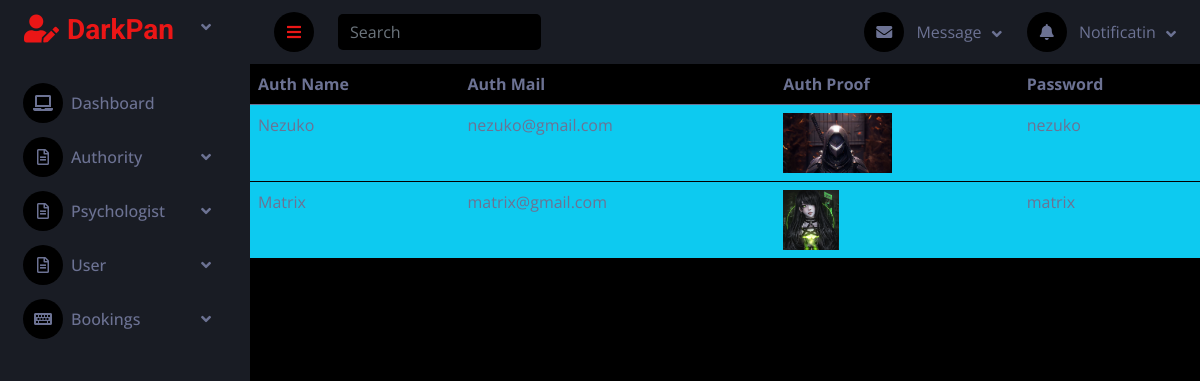
The page /atinfo on the database its author committed.
### authapp/models.py (models this page shows)
class atregdb(models.Model):
    atname=models.CharField(max_length=30)
    atmail=models.EmailField()
    atprf=models.ImageField(upload_to='atregimgs',default='null.jpg')
    atpsw=models.TextField()
    status=models.IntegerField(default=0)

### adminapp/views.py (the view)
# urls.py: path('atinfo',views.atinfo,name='atinfo'),
def atinfo(request):
    con=atregdb.objects.all()
    cont={
        'inf':con
    }
    return render(request,'atregs.html',cont)

### adminapp/templates/atregs.html
{% extends 'aindx.html' %}
{% block cnt %}
<div class="card-block table-border-style">
    <div class="table-responsive">
        <table class="table table-inverse">
            <thead>
                <tr>
                    <th>Auth Name</th>
                    <th>Auth Mail</th>
                    <th>Auth Proof</th>
                    <th>Password</th>
                </tr>
            </thead>
            <tbody>
                {% for i in inf %}
                <tr class="bg-info">
                    <td>{{i.atname}}</td>
                    <td>{{i.atmail}}</td>
                    <td><img src='{{i.atprf.url}}' height='60px' width="auto"></td>
                    <td>{{i.atpsw}}</td>
                </tr>
                {% endfor %}
            </tbody>
        </table>
    </div>
</div>
{% endblock %}

### adminapp/static/css/style.css (style rules this page uses)
:root { --primary: #EB1616; --secondary: #191C24; --light: #6C7293; --dark: #000000; }

### rows shown on the page
atregdb: atname "Nezuko", atmail "nezuko@gmail.com", atprf (picture), atpsw "nezuko"
atregdb: atname "Matrix", atmail "matrix@gmail.com", atprf (picture), atpsw "matrix"
